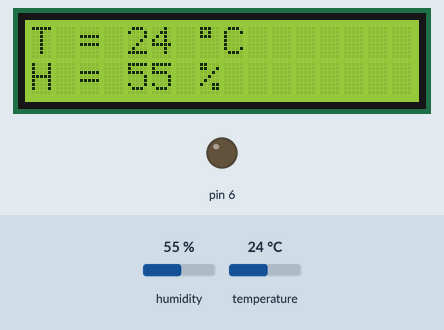
This sketch was run on a simulated Arduino Uno, built with avr-gcc and run on an emulated ATmega328P. On the bench: 16×2 character LCD, output pins drawn as LEDs (lit = HIGH). Dashed ring = blinking. The test bench sets the inputs (shaded band); at power-on: temperature 24 °C, humidity 55 %. What the sketch prints to the serial monitor is not drawn.

Above: at 1.2 s.
1.3 s: temperature set to 28 °C
At 4.0 s:
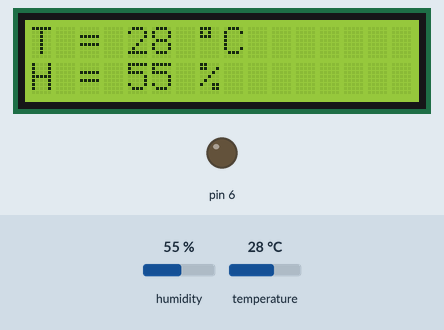
6.1 s: temperature set to 12 °C
At 8.3 s:
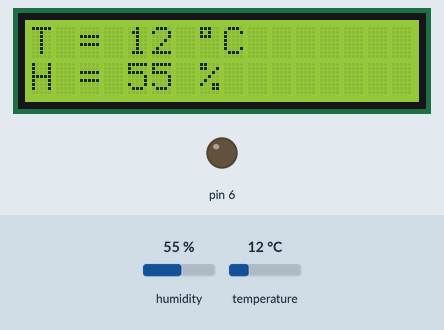
8.8 s: humidity set to 22 %
At 10.3 s:
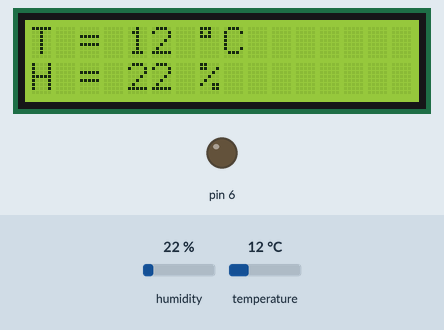
11.5 s: temperature set to 33 °C
At 13.42 s:
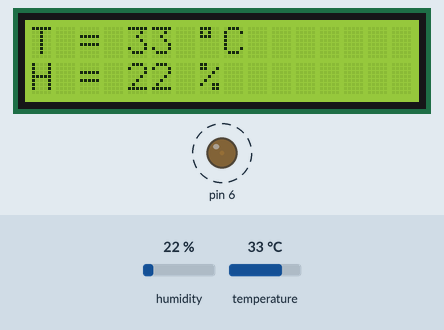
Timing chart, 0 to 15.4 s (numbered marks = the images above; inputs shaded):
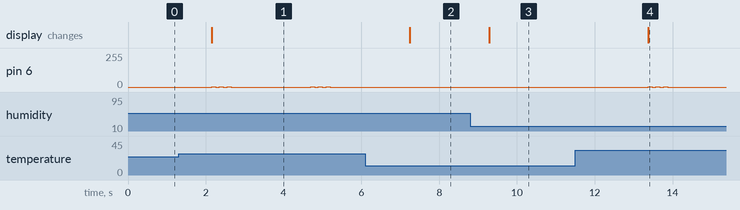

Measured:
- after the input at 1.3 s, pin 6: 0/255 → 3/255 after 0.85 s, → 0/255 0.10 s later, → 3/255 0.10 s later, → 0/255 0.10 s later, … (12 changes in this stretch); the display: changes after 0.85 s (image 1)
- after the input at 6.1 s, pin 6: stops changing and stays 0/255; the display: changes after 1.1 s (image 2)
- after the input at 8.8 s, the display: changes after 0.49 s (image 3)
- after the input at 11.5 s, pin 6: alternates 3/255 for 0.10 s and 0/255 for 0.10 s, 6 changes in all, then stays 0/255, starting after 1.9 s; the display: changes after 1.9 s (image 4)

The sketch:

T_H_air.ino
```cpp
// Código criado para avisar através de um bip temperaturas do ar acima de 27 °C
// Componentes: Arduino Uno, sensor DHT 11, display LCD 16x2 acoplado com um módulo I2C no endereço 0x27, Buzzer
// Criado inicialmente para apitar quando a temperatura de uma caixa aquecida de kefir de água atingir valores de 27°C ou mais
// Implementações futuras: conectar um relé para controlar o acender e apagar do aquecedor (lâmpada incandescente)


#include "DHT.h"
#define DHTPIN 2     // Pino digital sensor DHT

# define DHTTYPE DHT11     // DHT 11

DHT dht(DHTPIN, DHTTYPE);

#include <Wire.h>
#include <LiquidCrystal_I2C.h>

// Definir o endereço do LCD para 0x27 para um display de 16 caracteres e 2 linhas
LiquidCrystal_I2C lcd(0x27, 16, 2);

void setup() {
  Serial.begin(9600);
  Serial.println(F("DHTxx teste!"));

  dht.begin();

  lcd.begin();

  pinMode(6, OUTPUT);
  analogWrite(6, 0);
}

void loop() {
  // Aguarde alguns segundos entre as medições.

  // delay(3000);

  // A leitura da temperatura ou umidade leva cerca de 250 milissegundos!
  // O sensor pode ter um atraso de até 2 segundos para a leitura

  float h = dht.readHumidity();
  // Temperature em Celsius (default)
  float t = dht.readTemperature();
  // Temperature em Fahrenheit (Fahrenheit = true)
  float f = dht.readTemperature(true);

  // Verifique se alguma leitura falhou e tenta novamente.
  if (isnan(h) || isnan(t) || isnan(f)) {
    Serial.print(F("Falha de leitura do sensor DHT!"));
    return;
  }

  // Compute heat index in Fahrenheit (the default)
  float hif = dht.computeHeatIndex(f, h);
  // Compute heat index in Celsius (isFahreheit = false)
  float hic = dht.computeHeatIndex(t, h, false);

  lcd.setBacklight(HIGH);

  lcd.setCursor(0, 0);
  lcd.print(F("T = "));
  lcd.setCursor(4, 0);
  lcd.print(round(t));
  lcd.setCursor(7, 0);
  lcd.write(223);
  lcd.setCursor(8, 0);
  lcd.print("C");

  lcd.setCursor(0, 1);
  lcd.print(F("H = "));
  lcd.setCursor(4, 1);
  lcd.print(round(h));
  lcd.setCursor(7, 1);
  lcd.print("%");

  if (t >= 27) {
    analogWrite(6, 3);
    delay(100);
    analogWrite(6, 0);
    delay(100);
    analogWrite(6, 3);
    delay(100);
    analogWrite(6, 0);
    delay(100);
    analogWrite(6, 3);
    delay(100);
    analogWrite(6, 0);

  }

  delay(2000);

}
```
